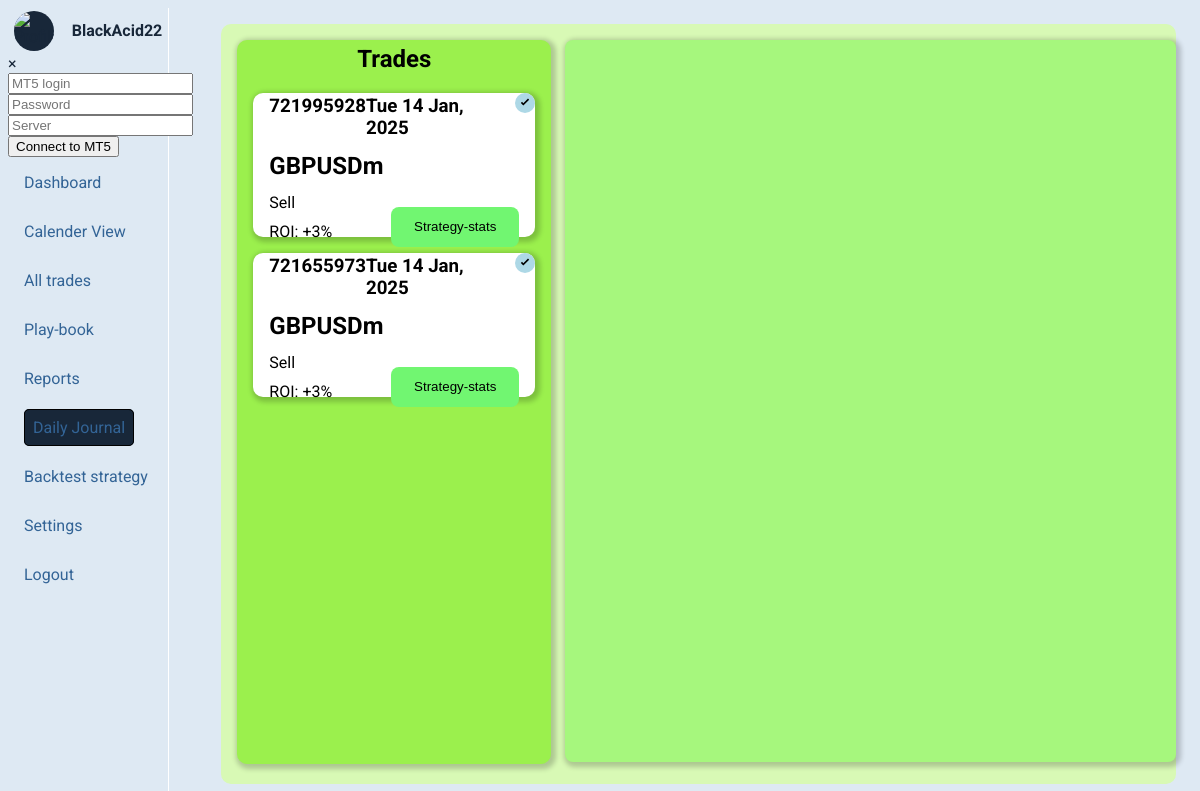
Screenshot of /daily-journal (signed in) with the database file from the repository.
### forexJournal/models.py (models this page shows, shortened)
class TradesModel(models.Model):
    user = models.ForeignKey(settings.AUTH_USER_MODEL, on_delete=models.CASCADE, related_name="trades", default=1)
    ticket = models.IntegerField(null=False, unique=True)
    opening_time = models.DateTimeField()
    closing_time = models.DateTimeField()
    order_type = models.CharField(null=False, blank=False, max_length=10)
    lot_size = models.DecimalField(decimal_places=7, max_digits=25)
    original_position_size = models.DecimalField(decimal_places=7, max_digits=25)
    symbol = models.CharField(max_length=20)
    opening_price = models.DecimalField(decimal_places=7, max_digits=25)
    closing_price = models.DecimalField(decimal_places=7, max_digits=25)
    stop_loss = models.DecimalField(decimal_places=7, max_digits=25)
    take_profit = models.DecimalField(decimal_places=7, max_digits=25)
    commission_usd = models.DecimalField(decimal_places=7, max_digits=25)
    swap_usd = models.DecimalField(decimal_places=7, max_digits=25)
    profit_usd = models.DecimalField(decimal_places=7, max_digits=25)
    equity_usd = models.CharField(max_length=10)
    margin_level = models.CharField(max_length=10)
    close_reason = models.CharField(max_length=10)
    strategy = models.ForeignKey(StrategyModel, on_delete=models.SET_NULL, null=True, blank=True)
    profit_target = models.DecimalField(max_digits=20, decimal_places=6, null=True, blank=True)
    stop_loss_value = models.DecimalField(max_digits=20, decimal_places=6, null=True, blank=True)
    tags = models.CharField(max_length=50, null=True, blank=True)
    planned_R_Multiple = models.DecimalField(max_digits=20, decimal_places=7, null=True, blank=True)
    notes = models.TextField(null=True, blank=True)

### forexJournal/views.py (the view)
# urls.py: path("daily-journal", views.dailyJournal, name="daily-journal"),
@login_required
def dailyJournal(request):
    logged_in_user = request.user
    trades = TradesModel.objects.filter(user=logged_in_user).order_by("-id")
    trades_dict = trades.values()
    context = {
        "trades": trades_dict
    }
    return render(request, f"{PATH}/dailyJournal.html", context)

### forexJournal/templates/forexJournal/dailyJournal.html (shortened to what this page needs)
{% extends "base.html" %}
{% load static %}
{% block css_files %}
    <link rel="stylesheet" href="{% static 'forexJournal/dailyJournal.css' %}">
    <link href="https://cdn.jsdelivr.net/npm/quill@2.0.2/dist/quill.snow.css" rel="stylesheet" />
{% endblock css_files %}
{% block content %}
    <main>
        <div class="container">
            <h2 class="head-text">Trades</h2>
            <ul class="list-items">
                {% for trade in trades %}
                    <li class="trade-card" data-trade-id="{{ trade.ticket }}" data-trade-profit="{{ trade.profit_usd}}" data-trade-symbol="{{ trade.symbol }}">
                        {% if trade.notes %}
                            <div class="verified-badge">
                                <svg  width="20" height="20" viewBox="0 0 24 24" fill="none" xmlns="http://www.w3.org/2000/svg">
                                    <circle id="" cx="12" cy="12" r="12" fill="lightblue" />
                                    <path d="M10 15l-3-3 1.41-1.41L10 12.17l5.59-5.59L17 8l-7 7z" fill="#000" />
                                </svg>
                            </div>
                        {% endif %}
                        <div class="head-items">
                            <h3>{{ trade.ticket}}</h3>
                            <h3 class="date">{{ trade.opening_time|date:"D d M, Y"}}</h3>
                        </div>
                        <h2>{{ trade.symbol }}</h2>
                        <p>{{ trade.order_type|title }}</p>
                        <div class="ending">
                            <p>ROI: +3%</p>
                            <button>Strategy-stats</button>
                        </div>
                    </li>
                {% endfor %}
            </ul>
        </div>
        <div class="journal-area">
        </div>
    </main>
{% endblock content %}

### templates/base.html (shortened to what this page needs)
{% load static %}
<!DOCTYPE html>
<html lang="en">
<head>
    {% block css_files %}{% endblock  %}
    <link rel="stylesheet" href="{% static 'base.css' %}">
    <link rel="stylesheet" href="https://cdnjs.cloudflare.com/ajax/libs/font-awesome/6.5.2/css/all.min.css" />
</head>
<body>
    <section id="first-part">
        <div id="profile">
            <img src="{% static 'forexJournal/images/3d-portrait-businessman.jpg' %}" alt="Profile">
            <h2>{{ user }}</h2>
        </div>
        <div class="hidden sync-modal">
            <div class="close">&times;</div>
            <form action=" {% url "sync" %}" method="POST">
                <input type="text" placeholder="MT5 login" name="mt5_login" required>
                <input type="password" placeholder="Password" name="mt5_password" required>
                <input type="text" placeholder="Server" name="mt5_server" required>
                <button type="submit">Connect to MT5</button>
            </form>
        </div>
        <ul class="nav-links">
            <li class="try"><a href="{% url "forex" %}" class="active" id="dashboard">Dashboard</a></li>
            <li><a href="{% url "All_trades" %}" id="all_trades" class="active">Calender View</a></li>
            <li><a href="{% url "journal" %}" id="journalss" class="active">All trades</a></li>
            <li><a href="{% url "playBook" %}" id="Play_book" class="active">Play-book</a></li>
            <li><a href="{% url "reports" %}" id="reports" class="active">Reports</a></li>
            <li><a href="{% url "daily-journal" %}" id="daily-journal" class="active">Daily Journal</a></li>
            <li><a href="{% url "backtest" %}" id="backtest" class="active">Backtest strategy</a></li>
            <li><a href="{% url "settings" %}" id="settings" class="active">Settings</a></li>
            <li class="logout"><a href="{% url 'logout' %}">Logout</a></li>
        </ul>
    </section>
    {% block content %}
    {% endblock  %}
</body>
</html>

### forexJournal/static/forexJournal/dailyJournal.css (style rules this page uses)
body { font-family: "Roboto", sans-serif; overflow: hidden; color: black; }
#first-part { border-right: 1px solid white; }
main { background: rgb(216, 249, 181); margin: 1rem; margin-bottom: 1rem; height: 95vh; display: flex; gap: 14px; border-radius: 10px; }
.container { margin-top: 1rem; background: #9bf04d; border-radius: 10px; width: 30%; margin-left: 1rem; padding: 1rem; height: 91%; box-shadow: 2px 2px 5px 3px rgba(0, 0, 0, 0.2); overflow: auto; }
.head-text { text-align: center; margin-top: -0.7rem; color: black; }
.list-items { position: relative; color: black; list-style: none; display: flex; flex-direction: column; gap: 1rem; }
.head-items { display: flex; justify-content: space-between; margin-top: -2rem; }
.list-items li { position: relative; margin-left: -2.5rem; border-radius: 10px; padding: 1rem; height: 7rem; background: white; box-shadow: 2px 2px 5px 3px rgba(0, 0, 0, 0.2); transition: transform 0.3s ease-in-out; }
.list-items li h2, .list-items li p { margin-top: -0.4rem; }
.ending { display: flex; justify-content: space-between; align-items: center; }
.ending button { margin-top: -2rem; height: 2.5rem; width: 8rem; border-radius: 8px; background: rgb(113, 246, 113); border: none; cursor: pointer; transition: transform 0.3s ease; }
.verified-badge { position: absolute; top: 0px; right: -4px; width: 24px; height: 24px; }
.head-items .date { padding-right: 0.7rem; }
.journal-area { background: rgb(166, 247, 125); margin: 1rem 0; width: 65%; height: 95%; border-radius: 8px; box-shadow: 2px 2px 5px 3px rgba(0, 0, 0, 0.2); }

### static/base.css (style rules this page uses)
:root { --main-color:#000101; --divBack: #336496ca; --selectedColor: #182739; --selectedColor2: #efef05; --somecolor: #689bc855; }
body { color: #182739; background: #9cbddd53; height: 100vh; display: grid; grid-template-columns: 0.8fr 4fr ; }
#first-part { width: 10rem; height: 100vh; }
#profile { display: flex; align-items: center; justify-content: center; gap: 10px; }
#profile img { margin-right: 2rem; object-fit: cover; object-position: top; width: 40px; height: 40px; border-radius: 50%; background: var(--selectedColor); }
#profile h2 { font-size: 1rem; margin-left: -1.5rem; color: #182739; }
#first-part ul { list-style: none; display: flex; flex-direction: column; gap: 30px; }
#first-part a { text-decoration: none; color: #336496; font-size: 1rem; margin-left: -1.5rem; }
li .active { border: 1px solid black; background: var(--selectedColor); padding: 0.5rem; border-radius: 5px; }

### rows the page displays
TradesModel: ticket "721995928", opening_time "Tue 14 Jan, 2025", symbol "GBPUSDm", order_type "Sell"
TradesModel: ticket "721655973", opening_time "Tue 14 Jan, 2025", symbol "GBPUSDm", order_type "Sell"

### other values shown
{{ user }} "BlackAcid22"
